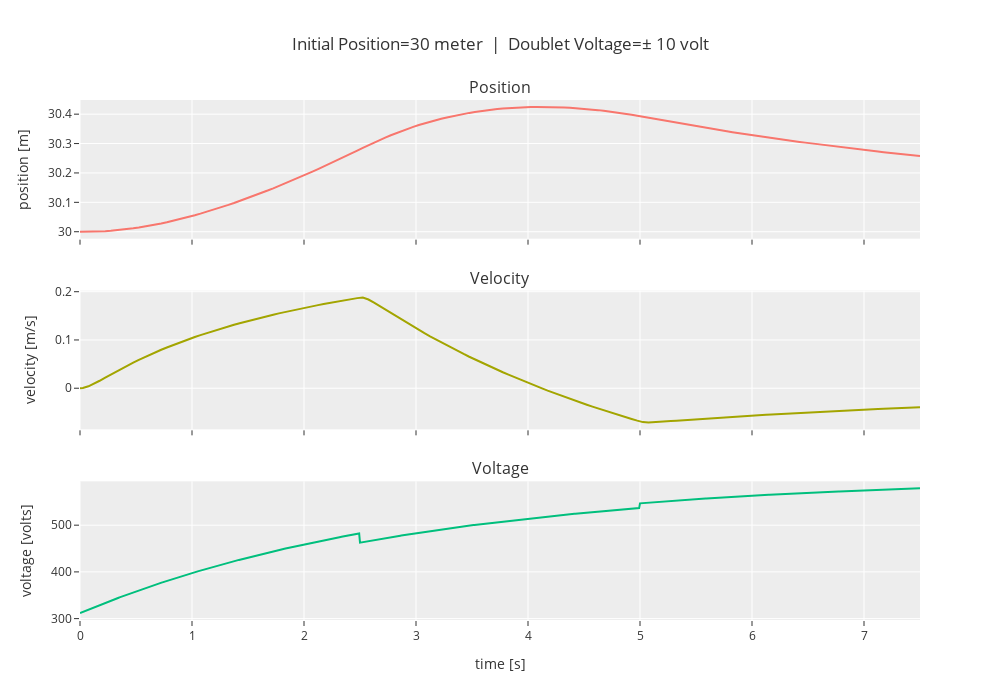

The cell this chart's notebook holds for it:
### Markdown cell above
### $x = 30$

### Code cell
nonlinear_analysis(30, doublet_magnitude=10)

### Figure 1 — Plotly figure (JSON) as saved in the notebook; plotly's stock layout.template omitted (floating-point values rounded to 4 significant figures; data arrays with more than 128 entries replaced by an {"elided": "..."} marker saying what was removed)
{"data": [{"type": "scatter", "x": {"elided": "152 float values"}, "xaxis": "x", "y": {"elided": "152 float values"}, "yaxis": "y"}, {"type": "scatter", "x": {"elided": "152 float values"}, "xaxis": "x2", "y": {"elided": "152 float values"}, "yaxis": "y2"}, {"type": "scatter", "x": {"elided": "1000 float values"}, "xaxis": "x3", "y": {"elided": "1000 float values"}, "yaxis": "y3"}], "layout": {"annotations": [{"font": {"size": 16}, "showarrow": false, "text": "Position", "x": 0.5, "xanchor": "center", "xref": "paper", "y": 1, "yanchor": "bottom", "yref": "paper"}, {"font": {"size": 16}, "showarrow": false, "text": "Velocity", "x": 0.5, "xanchor": "center", "xref": "paper", "y": 0.6333, "yanchor": "bottom", "yref": "paper"}, {"font": {"size": 16}, "showarrow": false, "text": "Voltage", "x": 0.5, "xanchor": "center", "xref": "paper", "y": 0.2667, "yanchor": "bottom", "yref": "paper"}], "height": 700, "showlegend": false, "title": {"text": "Initial Position=30 meter  |  Doublet Voltage=± 10 volt"}, "width": 1000, "xaxis": {"anchor": "y", "autorange": true, "domain": [0, 1], "matches": "x3", "range": [0, 7.5], "showticklabels": false, "type": "linear"}, "xaxis2": {"anchor": "y2", "autorange": true, "domain": [0, 1], "matches": "x3", "range": [0, 7.5], "showticklabels": false, "type": "linear"}, "xaxis3": {"anchor": "y3", "autorange": true, "domain": [0, 1], "range": [0, 7.5], "title": {"text": "time [s]"}, "type": "linear"}, "yaxis": {"anchor": "x", "autorange": true, "domain": [0.7333, 1], "range": [29.98, 30.45], "title": {"text": "position [m]"}, "type": "linear"}, "yaxis2": {"anchor": "x2", "autorange": true, "domain": [0.3667, 0.6333], "range": [-0.08517, 0.2022], "title": {"text": "velocity [m/s]"}, "type": "linear"}, "yaxis3": {"anchor": "x3", "autorange": true, "domain": [0, 0.2667], "range": [297.1, 593.9], "title": {"text": "voltage [volts]"}, "type": "linear"}}}
